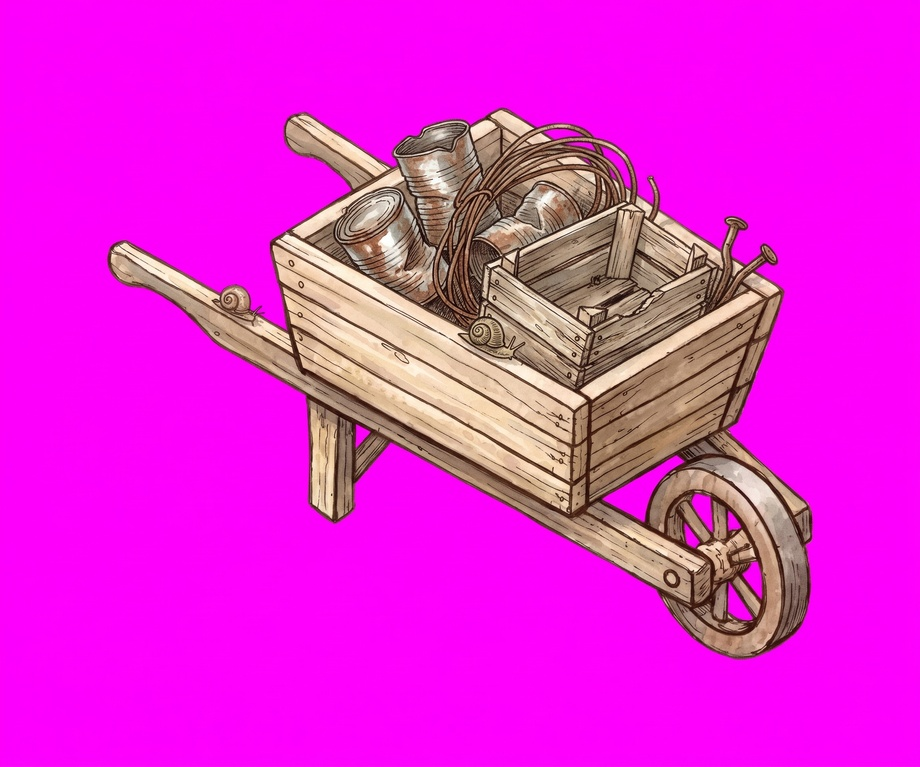
#> input picture art-day-23/raw/barrow-loaded.jpg, 920 x 767 px, shrunk from 2266 x 1888 before the run
$ python cutframes.py ../raw/barrow-loaded.jpg
#> lines starting #> are read from the running program, lines starting #| are printed output that depends on the picture; after the words box and inside, x2 and y2 are one past the last pixel; in counts of white or black regions, pixels touching at a corner belong together
### art-day-23/tools/key.py
import numpy as np
from PIL import Image, ImageFilter
def key(path):
#> called with path = '../raw/barrow-loaded.jpg'
    a=np.asarray(Image.open(path).convert('RGB')).astype(float)
    R,G,B=a[...,0],a[...,1],a[...,2]
    mag=(np.minimum(R,B)-G)/255
    al=np.clip((0.42-mag)/0.22,0,1)
    # despill
    m=np.minimum(R,B); sp=np.clip(m-G,0,None)*(al<1)
#> after `sp = np.clip(m - G, 0, None) * (al < 1)`:
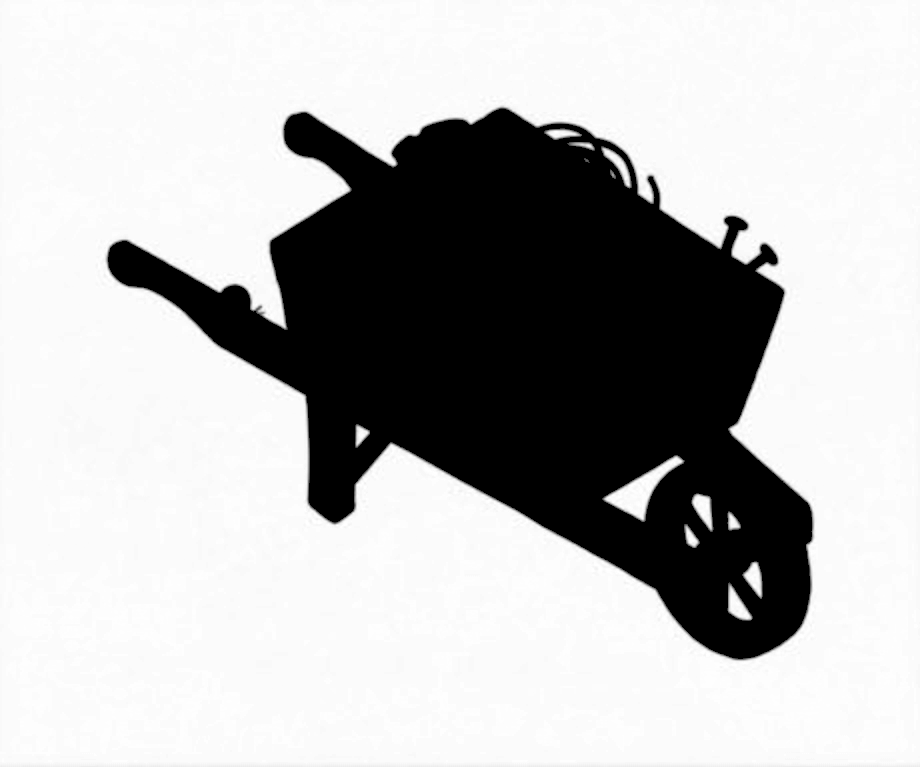
#> sp: shape (767, 920) float64; min 0, max 255, mean 183.6
    a[...,0]-=sp*0.8; a[...,2]-=sp*0.8
#> after `a[..., 0] -= sp * 0.8`:
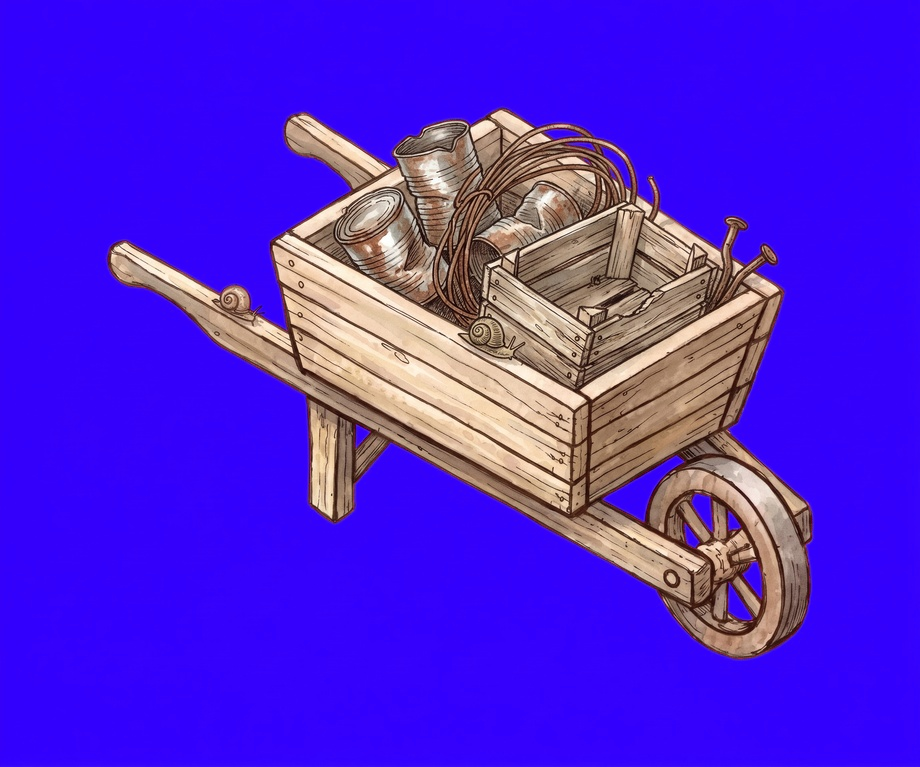
#> a: shape (767, 920, 3) float64; mean R, G, B 82, 36, 214.4
#> after `a[..., 2] -= sp * 0.8`:
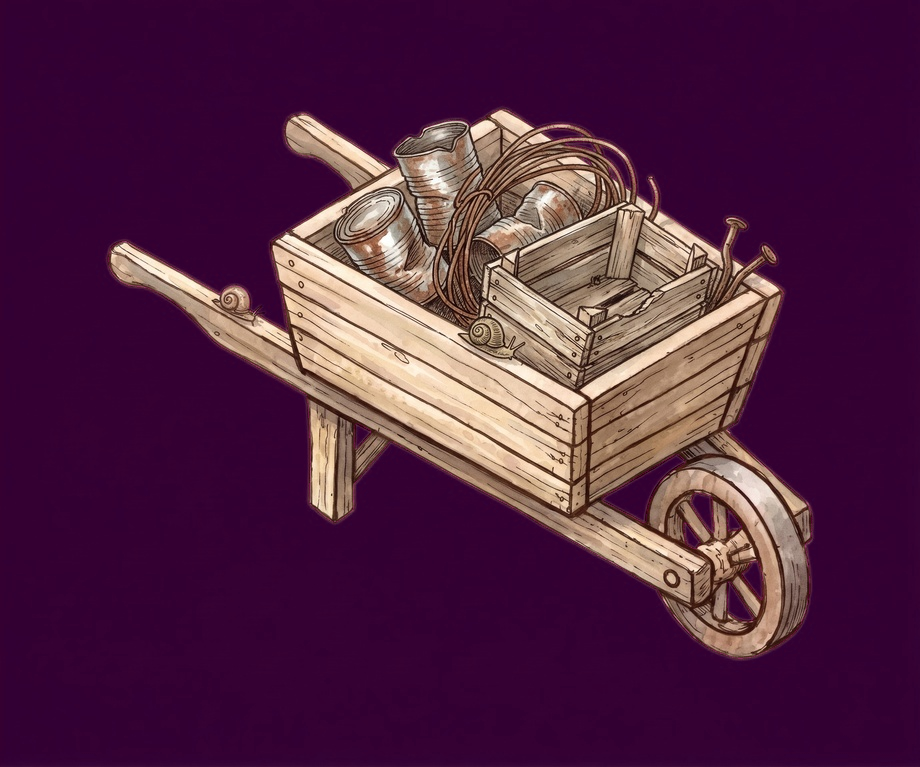
#> a: shape (767, 920, 3) float64; mean R, G, B 82, 36, 67.5
    al=np.asarray(Image.fromarray((al*255).astype('uint8')).filter(ImageFilter.MinFilter(3)))
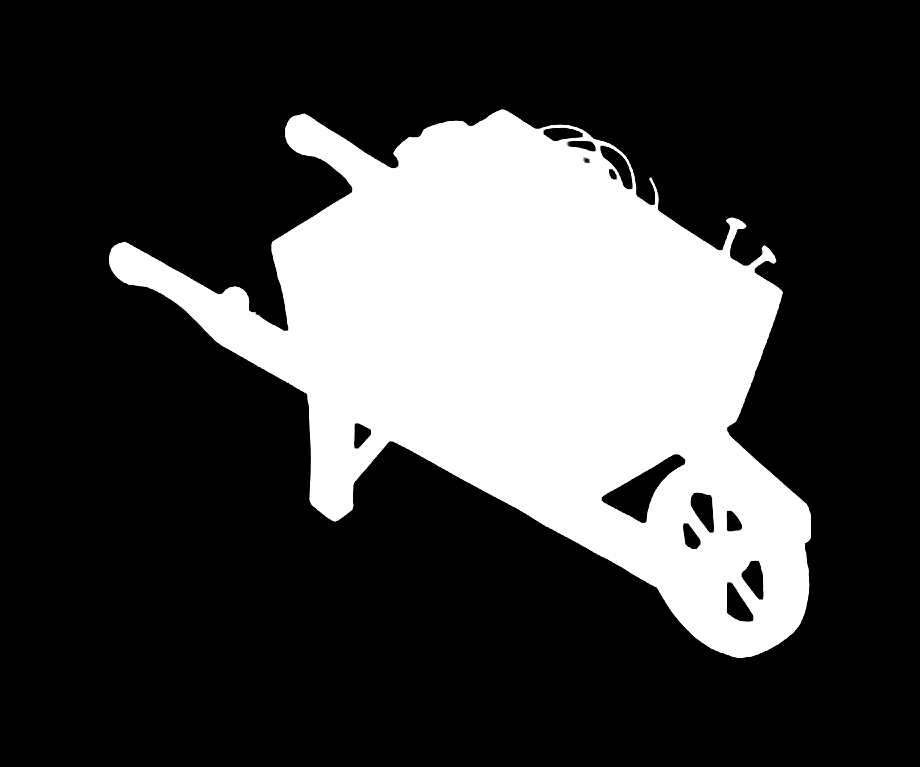
#> al: shape (767, 920); min 0, max 255, mean 66
    out=np.dstack([np.clip(a,0,255).astype('uint8'),al])
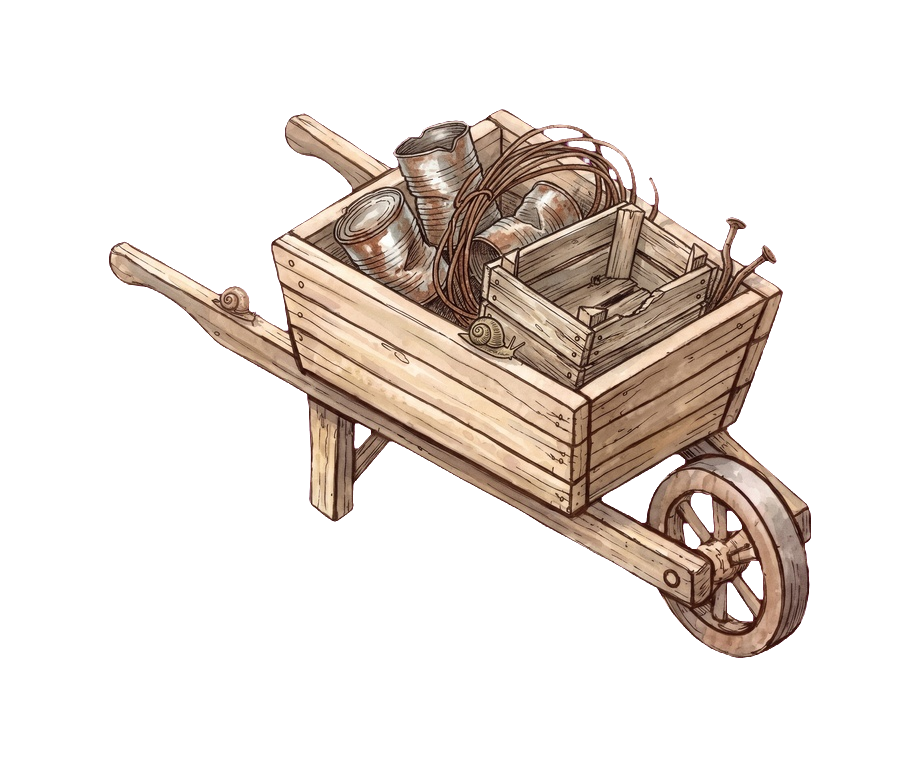
#> out: shape (767, 920, 4); mean R, G, B, A 81.7, 36, 67.3, 66; transparent parts drawn white
    im=Image.fromarray(out,'RGBA'); return im.crop(im.getbbox())
#> after `return im.crop(im.getbbox())`:
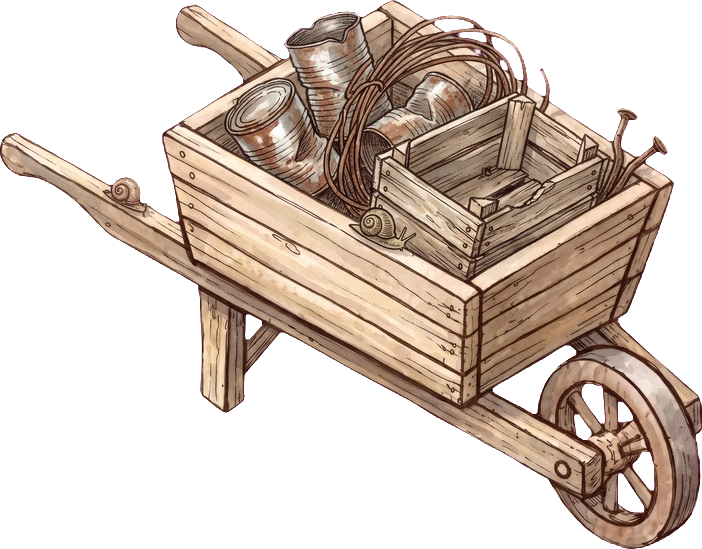
#> returned value: PIL image 702x549 RGBA; mean R, G, B, A 106.8, 65.5, 81.1, 120.9; transparent parts drawn white

### art-day-23/tools/cutframes.py
import sys, numpy as np
from PIL import Image
from scipy import ndimage
sys.path.insert(0,'.')
from key import key
def frames(path, n=8):
    im=key(path)
    A=np.asarray(im)[...,3]
    m=ndimage.binary_dilation(A>40,iterations=4)
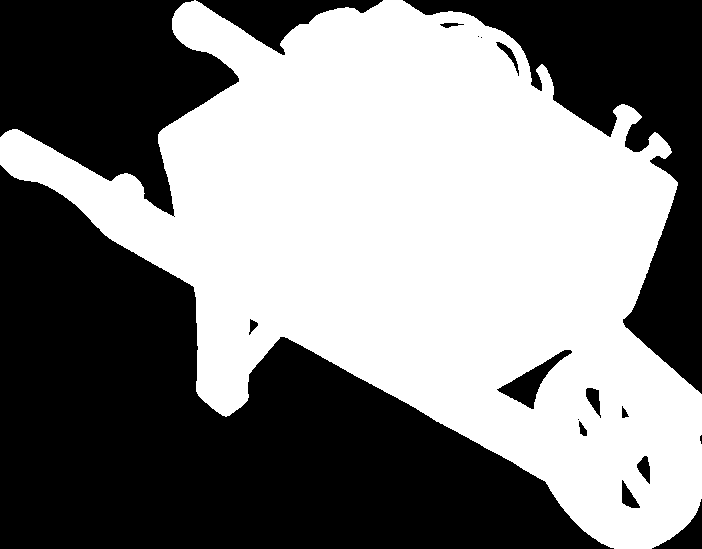
#> m: shape (549, 702) bool; 50.9% white; 18 black regions (4 under 20 px), largest, box (x1, y1, x2, y2) and area: (0, 165, 614, 549) 116107, (403, 0, 702, 394) 34808, (0, 0, 239, 217) 31248
    lab,k=ndimage.label(m)
#> k = 1
    sizes=ndimage.sum(m,lab,range(1,k+1))
#> sizes = [196001]
    order=np.argsort(sizes)[::-1]
#> order = [0]
    seeds=[i+1 for i in order[:n]]
#> seeds = [1]
    # assign small blobs to nearest seed
    objs=ndimage.find_objects(lab)
#> objs = 1 item
    cent={i:ndimage.center_of_mass(m,lab,i) for i in range(1,k+1)}
#> cent = {1: (244.6, 420.1)}
    owner={}
    for i in range(1,k+1):
        owner[i]=i if i in seeds else min(seeds,key=lambda s:(cent[s][0]-cent[i][0])**2+(cent[s][1]-cent[i][1])**2)
#> after the loop, owner = {1: 1}
    out=[]
    for s in seeds:
        mask=np.isin(lab,[i for i in owner if owner[i]==s])
        arr=np.asarray(im).copy(); arr[...,3]=np.where(mask,arr[...,3],0)
        f=Image.fromarray(arr,'RGBA'); bb=f.getbbox(); out.append((bb,f.crop(bb)))
#> this loop made 1 pass
#> bb on pass 1: (0, 0, 702, 549)
#> after the loop, out = 1 item
    H=max(b[3]-b[1] for b,_ in out)
#> H = 549
    out.sort(key=lambda t:(round(t[0][1]/(H*0.6)),t[0][0]))
    return [f for _,f in out],[b for b,_ in out]
if __name__=='__main__':
    fs,bs=frames(sys.argv[1]); print(len(fs),bs)
#> after `fs, bs = frames(sys.argv[1])`: fs = 1 item; bs = [(0, 0, 702, 549)]

$ run again, on art-day-23/raw/pond-new-1.jpg
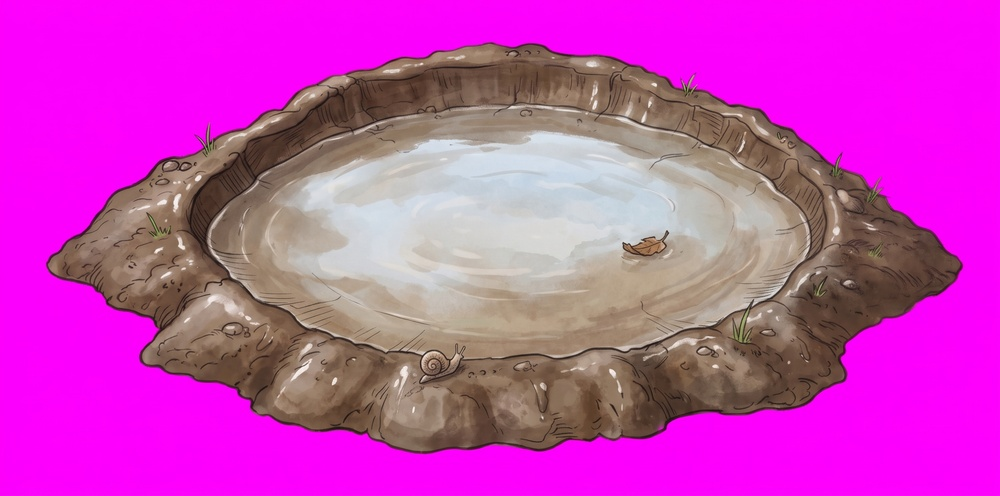
#> input picture art-day-23/raw/pond-new-1.jpg, 1000 x 496 px, shrunk from 2902 x 1440 before the run
#> in key, `return im.crop(im.getbbox())`:
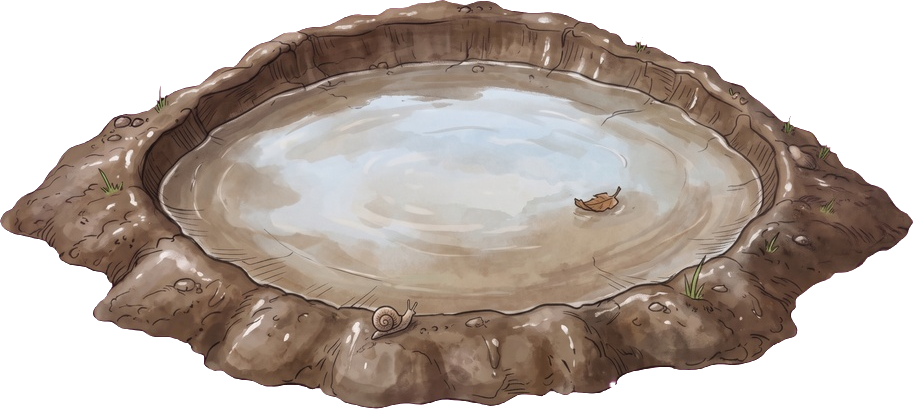
#> returned value: PIL image 913x409 RGBA; mean R, G, B, A 116.6, 87.8, 96.4, 169.2; transparent parts drawn white
#> in frames, `m=ndimage.binary_dilation(A>40,iterations=4)`:
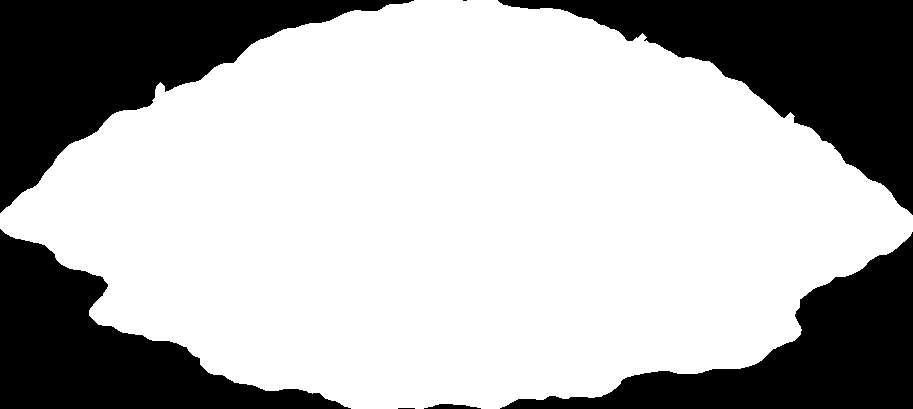
#> m: shape (409, 913) bool; 68.6% white; 7 black regions (2 under 20 px), largest, box (x1, y1, x2, y2) and area: (498, 0, 913, 215) 33401, (0, 0, 414, 213) 33103, (0, 229, 351, 409) 25551, (500, 232, 913, 409) 24917, (424, 404, 481, 409) 188
#> k = 1
#> sizes = [256236]
#> order = [0]
#> seeds = [1]
#> objs = 1 item
#> cent = {1: (211, 457.4)}
#> after the loop in frames, `for i in range(1,k+1):`: owner = {1: 1}
#> the loop in frames, `for s in seeds:` made 1 pass
#> bb on pass 1: (0, 0, 913, 409)
#> after the loop in frames, `for s in seeds:`: out = 1 item
#> H = 409
#> fs = 1 item; bs = [(0, 0, 913, 409)]
